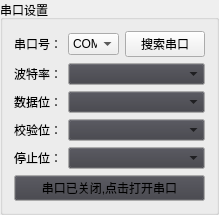
       <widget class="QGroupBox" name="groupBox_2">
        <property name="title">
         <string>串口设置</string>
        </property>
        <layout class="QGridLayout" name="gridLayout_2">
         <item row="0" column="0">
          <widget class="QLabel" name="label">
           <property name="text">
            <string>串口号：</string>
           </property>
          </widget>
         </item>
         <item row="0" column="1">
          <widget class="QComboBox" name="comboBoxNum">
           <property name="maximumSize">
            <size>
             <width>51</width>
             <height>16777215</height>
            </size>
           </property>
           <property name="palette">
            <palette>
             <active>
              <colorrole role="Text">
               <brush brushstyle="SolidPattern">
                <color alpha="255">
                 <red>0</red>
                 <green>0</green>
                 <blue>0</blue>
                </color>
               </brush>
              </colorrole>
              <colorrole role="ButtonText">
               <brush brushstyle="SolidPattern">
                <color alpha="255">
                 <red>0</red>
                 <green>0</green>
                 <blue>0</blue>
                </color>
               </brush>
              </colorrole>
              <colorrole role="Base">
               <brush brushstyle="SolidPattern">
                <color alpha="255">
                 <red>225</red>
                 <green>225</green>
                 <blue>225</blue>
                </color>
               </brush>
              </colorrole>
              <colorrole role="HighlightedText">
               <brush brushstyle="SolidPattern">
                <color alpha="255">
                 <red>0</red>
                 <green>0</green>
                 <blue>0</blue>
                </color>
               </brush>
              </colorrole>
              <colorrole role="ToolTipText">
               <brush brushstyle="SolidPattern">
                <color alpha="255">
                 <red>170</red>
                 <green>85</green>
                 <blue>127</blue>
                </color>
               </brush>
              </colorrole>
             </active>
             <inactive>
              <colorrole role="Text">
               <brush brushstyle="SolidPattern">
                <color alpha="255">
                 <red>0</red>
                 <green>0</green>
                 <blue>0</blue>
                </color>
               </brush>
              </colorrole>
              <colorrole role="ButtonText">
               <brush brushstyle="SolidPattern">
                <color alpha="255">
                 <red>0</red>
                 <green>0</green>
                 <blue>0</blue>
                </color>
               </brush>
              </colorrole>
              <colorrole role="Base">
               <brush brushstyle="SolidPattern">
                <color alpha="255">
                 <red>225</red>
                 <green>225</green>
                 <blue>225</blue>
                </color>
               </brush>
              </colorrole>
              <colorrole role="HighlightedText">
               <brush brushstyle="SolidPattern">
                <color alpha="255">
                 <red>0</red>
                 <green>0</green>
                 <blue>0</blue>
                </color>
               </brush>
              </colorrole>
              <colorrole role="ToolTipText">
               <brush brushstyle="SolidPattern">
                <color alpha="255">
                 <red>170</red>
                 <green>85</green>
                 <blue>127</blue>
                </color>
               </brush>
              </colorrole>
             </inactive>
             <disabled>
              <colorrole role="Text">
               <brush brushstyle="SolidPattern">
                <color alpha="255">
                 <red>45</red>
                 <green>45</green>
                 <blue>48</blue>
                </color>
               </brush>
              </colorrole>
              <colorrole role="ButtonText">
               <brush brushstyle="SolidPattern">
                <color alpha="255">
                 <red>45</red>
                 <green>45</green>
                 <blue>48</blue>
                </color>
               </brush>
              </colorrole>
              <colorrole role="Base">
               <brush brushstyle="SolidPattern">
                <color alpha="255">
                 <red>45</red>
                 <green>45</green>
                 <blue>48</blue>
                </color>
               </brush>
              </colorrole>
              <colorrole role="HighlightedText">
               <brush brushstyle="SolidPattern">
                <color alpha="255">
                 <red>0</red>
                 <green>0</green>
                 <blue>0</blue>
                </color>
               </brush>
              </colorrole>
              <colorrole role="ToolTipText">
               <brush brushstyle="SolidPattern">
                <color alpha="255">
                 <red>170</red>
                 <green>85</green>
                 <blue>127</blue>
                </color>
               </brush>
              </colorrole>
             </disabled>
            </palette>
           </property>
           <item>
            <property name="text">
             <string>COM1</string>
            </property>
           </item>
          </widget>
         </item>
         <item row="0" column="2">
          <widget class="QPushButton" name="ResearchCom">
           <property name="text">
            <string>搜索串口</string>
           </property>
          </widget>
         </item>
         <item row="1" column="0">
          <widget class="QLabel" name="label_2">
           <property name="text">
            <string>波特率：</string>
           </property>
          </widget>
         </item>
         <item row="1" column="1" colspan="2">
          <widget class="QComboBox" name="comboBoxBps">
           <property name="palette">
            <palette>
             <active>
              <colorrole role="Button">
               <brush brushstyle="SolidPattern">
                <color alpha="255">
                 <red>63</red>
                 <green>63</green>
                 <blue>70</blue>
                </color>
               </brush>
              </colorrole>
              <colorrole role="Text">
               <brush brushstyle="SolidPattern">
                <color alpha="255">
                 <red>0</red>
                 <green>0</green>
                 <blue>0</blue>
                </color>
               </brush>
              </colorrole>
              <colorrole role="ButtonText">
               <brush brushstyle="SolidPattern">
                <color alpha="255">
                 <red>0</red>
                 <green>0</green>
                 <blue>0</blue>
                </color>
               </brush>
              </colorrole>
              <colorrole role="Base">
               <brush brushstyle="SolidPattern">
                <color alpha="255">
                 <red>225</red>
                 <green>225</green>
                 <blue>225</blue>
                </color>
               </brush>
              </colorrole>
              <colorrole role="HighlightedText">
               <brush brushstyle="SolidPattern">
                <color alpha="255">
                 <red>0</red>
                 <green>0</green>
                 <blue>0</blue>
                </color>
               </brush>
              </colorrole>
             </active>
             <inactive>
              <colorrole role="Button">
               <brush brushstyle="SolidPattern">
                <color alpha="255">
                 <red>63</red>
                 <green>63</green>
                 <blue>70</blue>
                </color>
               </brush>
              </colorrole>
              <colorrole role="Text">
               <brush brushstyle="SolidPattern">
                <color alpha="255">
                 <red>0</red>
                 <green>0</green>
                 <blue>0</blue>
                </color>
               </brush>
              </colorrole>
              <colorrole role="ButtonText">
               <brush brushstyle="SolidPattern">
                <color alpha="255">
                 <red>0</red>
                 <green>0</green>
                 <blue>0</blue>
                </color>
               </brush>
              </colorrole>
              <colorrole role="Base">
               <brush brushstyle="SolidPattern">
                <color alpha="255">
                 <red>225</red>
                 <green>225</green>
                 <blue>225</blue>
                </color>
               </brush>
              </colorrole>
              <colorrole role="HighlightedText">
               <brush brushstyle="SolidPattern">
                <color alpha="255">
                 <red>0</red>
                 <green>0</green>
                 <blue>0</blue>
                </color>
               </brush>
              </colorrole>
             </inactive>
             <disabled>
              <colorrole role="Button">
               <brush brushstyle="SolidPattern">
                <color alpha="255">
                 <red>63</red>
                 <green>63</green>
                 <blue>70</blue>
                </color>
               </brush>
              </colorrole>
              <colorrole role="Text">
               <brush brushstyle="SolidPattern">
                <color alpha="255">
                 <red>45</red>
                 <green>45</green>
                 <blue>48</blue>
                </color>
               </brush>
              </colorrole>
              <colorrole role="ButtonText">
               <brush brushstyle="SolidPattern">
                <color alpha="255">
                 <red>45</red>
                 <green>45</green>
                 <blue>48</blue>
                </color>
               </brush>
              </colorrole>
              <colorrole role="Base">
               <brush brushstyle="SolidPattern">
                <color alpha="255">
                 <red>45</red>
                 <green>45</green>
                 <blue>48</blue>
                </color>
               </brush>
              </colorrole>
              <colorrole role="HighlightedText">
               <brush brushstyle="SolidPattern">
                <color alpha="255">
                 <red>0</red>
                 <green>0</green>
                 <blue>0</blue>
                </color>
               </brush>
              </colorrole>
             </disabled>
            </palette>
           </property>
          </widget>
         </item>
         <item row="2" column="0">
          <widget class="QLabel" name="label_3">
           <property name="text">
            <string>数据位：</string>
           </property>
          </widget>
         </item>
         <item row="2" column="1" colspan="2">
          <widget class="QComboBox" name="comboBoxBits">
           <property name="palette">
            <palette>
             <active>
              <colorrole role="Button">
               <brush brushstyle="SolidPattern">
                <color alpha="255">
                 <red>63</red>
                 <green>63</green>
                 <blue>70</blue>
                </color>
               </brush>
              </colorrole>
              <colorrole role="Text">
               <brush brushstyle="SolidPattern">
                <color alpha="255">
                 <red>0</red>
                 <green>0</green>
                 <blue>0</blue>
                </color>
               </brush>
              </colorrole>
              <colorrole role="ButtonText">
               <brush brushstyle="SolidPattern">
                <color alpha="255">
                 <red>0</red>
                 <green>0</green>
                 <blue>0</blue>
                </color>
               </brush>
              </colorrole>
              <colorrole role="Base">
               <brush brushstyle="SolidPattern">
                <color alpha="255">
                 <red>225</red>
                 <green>225</green>
                 <blue>225</blue>
                </color>
               </brush>
              </colorrole>
              <colorrole role="HighlightedText">
               <brush brushstyle="SolidPattern">
                <color alpha="255">
                 <red>0</red>
                 <green>0</green>
                 <blue>0</blue>
                </color>
               </brush>
              </colorrole>
             </active>
             <inactive>
              <colorrole role="Button">
               <brush brushstyle="SolidPattern">
                <color alpha="255">
                 <red>63</red>
                 <green>63</green>
                 <blue>70</blue>
                </color>
               </brush>
              </colorrole>
              <colorrole role="Text">
               <brush brushstyle="SolidPattern">
                <color alpha="255">
                 <red>0</red>
                 <green>0</green>
                 <blue>0</blue>
                </color>
               </brush>
              </colorrole>
              <colorrole role="ButtonText">
               <brush brushstyle="SolidPattern">
                <color alpha="255">
                 <red>0</red>
                 <green>0</green>
                 <blue>0</blue>
                </color>
               </brush>
              </colorrole>
              <colorrole role="Base">
               <brush brushstyle="SolidPattern">
                <color alpha="255">
                 <red>225</red>
                 <green>225</green>
                 <blue>225</blue>
                </color>
               </brush>
              </colorrole>
              <colorrole role="HighlightedText">
               <brush brushstyle="SolidPattern">
                <color alpha="255">
                 <red>0</red>
                 <green>0</green>
                 <blue>0</blue>
                </color>
               </brush>
              </colorrole>
             </inactive>
             <disabled>
              <colorrole role="Button">
               <brush brushstyle="SolidPattern">
                <color alpha="255">
                 <red>63</red>
                 <green>63</green>
                 <blue>70</blue>
                </color>
               </brush>
              </colorrole>
              <colorrole role="Text">
               <brush brushstyle="SolidPattern">
                <color alpha="255">
                 <red>45</red>
                 <green>45</green>
                 <blue>48</blue>
                </color>
               </brush>
              </colorrole>
              <colorrole role="ButtonText">
               <brush brushstyle="SolidPattern">
                <color alpha="255">
                 <red>45</red>
                 <green>45</green>
                 <blue>48</blue>
                </color>
               </brush>
              </colorrole>
              <colorrole role="Base">
               <brush brushstyle="SolidPattern">
                <color alpha="255">
                 <red>45</red>
                 <green>45</green>
                 <blue>48</blue>
                </color>
               </brush>
              </colorrole>
              <colorrole role="HighlightedText">
               <brush brushstyle="SolidPattern">
                <color alpha="255">
                 <red>0</red>
                 <green>0</green>
                 <blue>0</blue>
                </color>
               </brush>
              </colorrole>
             </disabled>
            </palette>
           </property>
          </widget>
         </item>
         <item row="3" column="0">
          <widget class="QLabel" name="label_7">
           <property name="text">
            <string>校验位：</string>
           </property>
          </widget>
         </item>
         <item row="3" column="1" colspan="2">
          <widget class="QComboBox" name="comboBoxParity">
           <property name="palette">
            <palette>
             <active>
              <colorrole role="Button">
               <brush brushstyle="SolidPattern">
                <color alpha="255">
                 <red>63</red>
                 <green>63</green>
                 <blue>70</blue>
                </color>
               </brush>
              </colorrole>
              <colorrole role="Text">
               <brush brushstyle="SolidPattern">
                <color alpha="255">
                 <red>0</red>
                 <green>0</green>
                 <blue>0</blue>
                </color>
               </brush>
              </colorrole>
              <colorrole role="ButtonText">
               <brush brushstyle="SolidPattern">
                <color alpha="255">
                 <red>0</red>
                 <green>0</green>
                 <blue>0</blue>
                </color>
               </brush>
              </colorrole>
              <colorrole role="Base">
               <brush brushstyle="SolidPattern">
                <color alpha="255">
                 <red>225</red>
                 <green>225</green>
                 <blue>225</blue>
                </color>
               </brush>
              </colorrole>
              <colorrole role="HighlightedText">
               <brush brushstyle="SolidPattern">
                <color alpha="255">
                 <red>0</red>
                 <green>0</green>
                 <blue>0</blue>
                </color>
               </brush>
              </colorrole>
             </active>
             <inactive>
              <colorrole role="Button">
               <brush brushstyle="SolidPattern">
                <color alpha="255">
                 <red>63</red>
                 <green>63</green>
                 <blue>70</blue>
                </color>
               </brush>
              </colorrole>
              <colorrole role="Text">
               <brush brushstyle="SolidPattern">
                <color alpha="255">
                 <red>0</red>
                 <green>0</green>
                 <blue>0</blue>
                </color>
               </brush>
              </colorrole>
              <colorrole role="ButtonText">
               <brush brushstyle="SolidPattern">
                <color alpha="255">
                 <red>0</red>
                 <green>0</green>
                 <blue>0</blue>
                </color>
               </brush>
              </colorrole>
              <colorrole role="Base">
               <brush brushstyle="SolidPattern">
                <color alpha="255">
                 <red>225</red>
                 <green>225</green>
                 <blue>225</blue>
                </color>
               </brush>
              </colorrole>
              <colorrole role="HighlightedText">
               <brush brushstyle="SolidPattern">
                <color alpha="255">
                 <red>0</red>
                 <green>0</green>
                 <blue>0</blue>
                </color>
               </brush>
              </colorrole>
             </inactive>
             <disabled>
              <colorrole role="Button">
               <brush brushstyle="SolidPattern">
                <color alpha="255">
                 <red>63</red>
                 <green>63</green>
                 <blue>70</blue>
                </color>
               </brush>
              </colorrole>
              <colorrole role="Text">
               <brush brushstyle="SolidPattern">
                <color alpha="255">
                 <red>45</red>
                 <green>45</green>
                 <blue>48</blue>
                </color>
               </brush>
              </colorrole>
              <colorrole role="ButtonText">
               <brush brushstyle="SolidPattern">
                <color alpha="255">
                 <red>45</red>
                 <green>45</green>
                 <blue>48</blue>
                </color>
               </brush>
              </colorrole>
              <colorrole role="Base">
               <brush brushstyle="SolidPattern">
                <color alpha="255">
                 <red>45</red>
                 <green>45</green>
                 <blue>48</blue>
                </color>
               </brush>
              </colorrole>
              <colorrole role="HighlightedText">
               <brush brushstyle="SolidPattern">
                <color alpha="255">
                 <red>0</red>
                 <green>0</green>
                 <blue>0</blue>
                </color>
               </brush>
              </colorrole>
             </disabled>
            </palette>
           </property>
          </widget>
         </item>
         <item row="4" column="0">
          <widget class="QLabel" name="label_4">
           <property name="text">
            <string>停止位：</string>
           </property>
          </widget>
         </item>
         <item row="4" column="1" colspan="2">
          <widget class="QComboBox" name="comboBoxStopBit">
           <property name="palette">
            <palette>
             <active>
              <colorrole role="Button">
               <brush brushstyle="SolidPattern">
                <color alpha="255">
                 <red>63</red>
                 <green>63</green>
                 <blue>70</blue>
                </color>
               </brush>
              </colorrole>
              <colorrole role="Text">
               <brush brushstyle="SolidPattern">
                <color alpha="255">
                 <red>0</red>
                 <green>0</green>
                 <blue>0</blue>
                </color>
               </brush>
              </colorrole>
              <colorrole role="ButtonText">
               <brush brushstyle="SolidPattern">
                <color alpha="255">
                 <red>0</red>
                 <green>0</green>
                 <blue>0</blue>
                </color>
               </brush>
              </colorrole>
              <colorrole role="Base">
               <brush brushstyle="SolidPattern">
                <color alpha="255">
                 <red>225</red>
                 <green>225</green>
                 <blue>225</blue>
                </color>
               </brush>
              </colorrole>
              <colorrole role="HighlightedText">
               <brush brushstyle="SolidPattern">
                <color alpha="255">
                 <red>0</red>
                 <green>0</green>
                 <blue>0</blue>
                </color>
               </brush>
              </colorrole>
             </active>
             <inactive>
              <colorrole role="Button">
               <brush brushstyle="SolidPattern">
                <color alpha="255">
                 <red>63</red>
                 <green>63</green>
                 <blue>70</blue>
                </color>
               </brush>
              </colorrole>
              <colorrole role="Text">
               <brush brushstyle="SolidPattern">
                <color alpha="255">
                 <red>0</red>
                 <green>0</green>
                 <blue>0</blue>
                </color>
               </brush>
              </colorrole>
              <colorrole role="ButtonText">
               <brush brushstyle="SolidPattern">
                <color alpha="255">
                 <red>0</red>
                 <green>0</green>
                 <blue>0</blue>
                </color>
               </brush>
              </colorrole>
              <colorrole role="Base">
               <brush brushstyle="SolidPattern">
                <color alpha="255">
                 <red>225</red>
                 <green>225</green>
                 <blue>225</blue>
                </color>
               </brush>
              </colorrole>
              <colorrole role="HighlightedText">
               <brush brushstyle="SolidPattern">
                <color alpha="255">
                 <red>0</red>
                 <green>0</green>
                 <blue>0</blue>
                </color>
               </brush>
              </colorrole>
             </inactive>
             <disabled>
              <colorrole role="Button">
               <brush brushstyle="SolidPattern">
                <color alpha="255">
                 <red>63</red>
                 <green>63</green>
                 <blue>70</blue>
                </color>
               </brush>
              </colorrole>
              <colorrole role="Text">
               <brush brushstyle="SolidPattern">
                <color alpha="255">
                 <red>45</red>
                 <green>45</green>
                 <blue>48</blue>
                </color>
               </brush>
              </colorrole>
              <colorrole role="ButtonText">
               <brush brushstyle="SolidPattern">
                <color alpha="255">
                 <red>45</red>
                 <green>45</green>
                 <blue>48</blue>
                </color>
               </brush>
              </colorrole>
              <colorrole role="Base">
               <brush brushstyle="SolidPattern">
                <color alpha="255">
                 <red>45</red>
                 <green>45</green>
                 <blue>48</blue>
                </color>
               </brush>
              </colorrole>
              <colorrole role="HighlightedText">
               <brush brushstyle="SolidPattern">
                <color alpha="255">
                 <red>0</red>
                 <green>0</green>
                 <blue>0</blue>
                </color>
               </brush>
              </colorrole>
             </disabled>
            </palette>
           </property>
          </widget>
         </item>
         <item row="5" column="0" colspan="3">
          <widget class="QPushButton" name="COMButton">
           <property name="palette">
            <palette>
             <active>
              <colorrole role="Button">
               <brush brushstyle="SolidPattern">
                <color alpha="255">
                 <red>63</red>
                 <green>63</green>
                 <blue>70</blue>
                </color>
               </brush>
              </colorrole>
              <colorrole role="Text">
               <brush brushstyle="SolidPattern">
                <color alpha="255">
                 <red>0</red>
                 <green>0</green>
                 <blue>0</blue>
                </color>
               </brush>
              </colorrole>
              <colorrole role="ButtonText">
               <brush brushstyle="SolidPattern">
                <color alpha="255">
                 <red>0</red>
                 <green>0</green>
                 <blue>0</blue>
                </color>
               </brush>
              </colorrole>
             </active>
             <inactive>
              <colorrole role="Button">
               <brush brushstyle="SolidPattern">
                <color alpha="255">
                 <red>63</red>
                 <green>63</green>
                 <blue>70</blue>
                </color>
               </brush>
              </colorrole>
              <colorrole role="Text">
               <brush brushstyle="SolidPattern">
                <color alpha="255">
                 <red>0</red>
                 <green>0</green>
                 <blue>0</blue>
                </color>
               </brush>
              </colorrole>
              <colorrole role="ButtonText">
               <brush brushstyle="SolidPattern">
                <color alpha="255">
                 <red>0</red>
                 <green>0</green>
                 <blue>0</blue>
                </color>
               </brush>
              </colorrole>
             </inactive>
             <disabled>
              <colorrole role="Button">
               <brush brushstyle="SolidPattern">
                <color alpha="255">
                 <red>63</red>
                 <green>63</green>
                 <blue>70</blue>
                </color>
               </brush>
              </colorrole>
              <colorrole role="Text">
               <brush brushstyle="SolidPattern">
                <color alpha="255">
                 <red>45</red>
                 <green>45</green>
                 <blue>48</blue>
                </color>
               </brush>
              </colorrole>
              <colorrole role="ButtonText">
               <brush brushstyle="SolidPattern">
                <color alpha="255">
                 <red>45</red>
                 <green>45</green>
                 <blue>48</blue>
                </color>
               </brush>
              </colorrole>
             </disabled>
            </palette>
           </property>
           <property name="text">
            <string>串口已关闭,点击打开串口</string>
           </property>
           <property name="icon">
            <iconset resource="followlinemonitor.qrc">
             <normaloff>:/FollowLineMonitor/Resources/OFF.png</normaloff>:/FollowLineMonitor/Resources/OFF.png</iconset>
           </property>
          </widget>
         </item>
        </layout>
       </widget>
